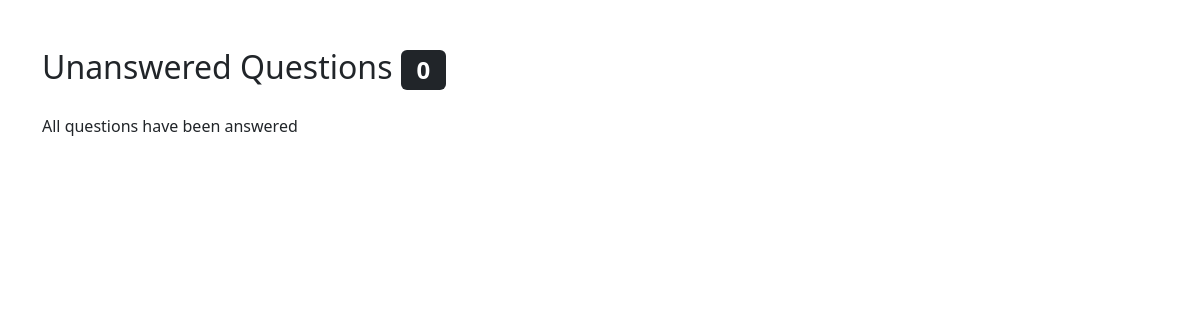
Before: /questions/admin/unanswered/ (signed in) with the older database file.
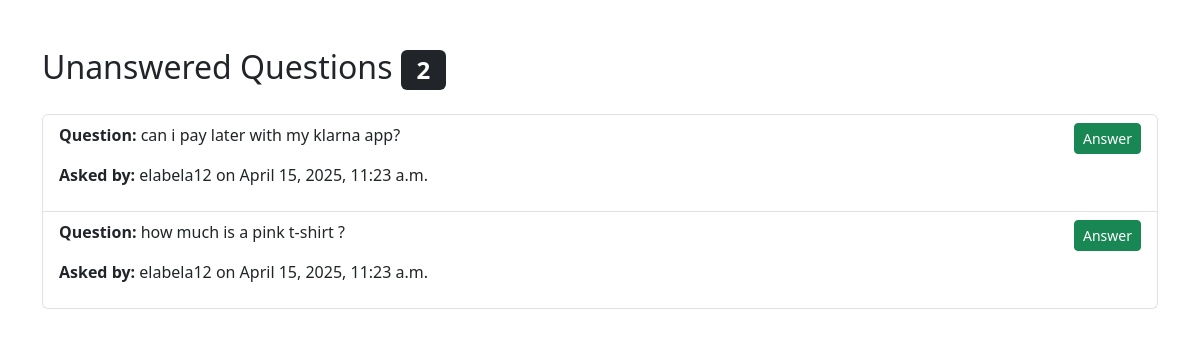
After: the same page with the newer database file.
### questions/models.py (models this page shows, shortened)
class Question(models.Model):
    user = models.ForeignKey(settings.AUTH_USER_MODEL, on_delete=models.CASCADE, null=True, blank=True, default=1)
    text = models.TextField()
    answer = models.TextField(blank=True, null=True)
    created = models.DateTimeField(auto_now_add=True)
    answered = models.DateTimeField(null=True, blank=True)

### cos_accounts/models.py (models this page shows)
class CustomUser(AbstractUser):
    age = models.PositiveIntegerField(null=True, blank=True)
    address = models.CharField(max_length=255, null=True, blank=True)
    groups = models.ManyToManyField(
        'auth.Group',
        related_name='cos_accounts_user_set',
        blank=True
    )
    user_permissions = models.ManyToManyField(
        'auth.Permission',
        related_name='cos_accounts_permission_user_set',
        blank=True
    )

### questions/views.py (the view)
# urls.py: path('admin/unanswered/', unanswered_questions, name='unanswered_admin'),
def unanswered_questions(request):
    if not request.user.is_staff:
        return redirect('questions:list')
    unanswered = Question.objects.filter(answer__isnull=True)
    count = unanswered.count()
    return render(request, 'unanswered_admin.html', {
        'unanswered_questions': unanswered,
        'count': count,
    })

### cart/context_processors.py (called while the page is built, shortened)
def counter(request):
    item_count = 0
    if 'admin' in request.path:
        return {}
    return {'item_count':item_count}

### loyalty/context_processors.py (called while the page is built)
def loyalty_points(request):
    if request.user.is_authenticated:
        try:
            loyalty = Loyalty.objects.get(user=request.user)
        except Loyalty.DoesNotExist:
            loyalty = None
    else:
        loyalty = None
    return {'loyalty': loyalty}

### questions/templates/unanswered_admin.html (shortened to what this page needs)
{% load static %}
<!DOCTYPE html>
<html lang="en">
<head>
    <link rel="stylesheet" href="{% static 'css/style.css' %}">
    <link href="https://cdn.jsdelivr.net/npm/bootstrap@5.3.3/dist/css/bootstrap.min.css" rel="stylesheet">
</head>
<body>
    <div class="container mt-5">
        <h2>Unanswered Questions <span class="badge bg-dark">{{ count }}</span></h2>
        {% if unanswered_questions %}
            <ul class="list-group mt-4">
                {% for question in unanswered_questions %}
                    <li class="list-group-item d-flex justify-content-between align-items-start">
                        <div>
                            <p><strong>Question:</strong> {{ question.text }}</p>
                            <p><strong>Asked by:</strong> {{ question.user.username }} on {{ question.created|date:"F j, Y, g:i a" }}</p>
                        </div>
                        <a href="{% url 'questions:answer_q' question.id %}" class="btn btn-sm btn-success">Answer</a>
                    </li>
                {% endfor %}
            </ul>
        {% else %}
            <p class="mt-4"> All questions have been answered</p>
        {% endif %}
    </div>
</body>
</html>

Changed rows visible on the page:
added Question: text "can i pay later with my klarna app?", user.username "elabela12", created "April 15, 2025, 11:23 a.m."
added Question: text "how much is a pink t-shirt ?", user.username "elabela12", created "April 15, 2025, 11:23 a.m."
Other visible differences:
{{ count }}: "0" → "2"
text no longer shown: "All questions have been answered"
